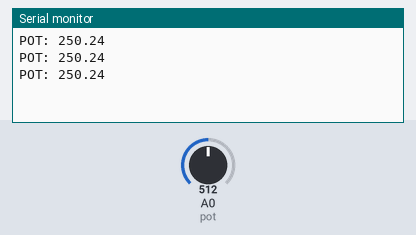
Bench run of a sketch on a simulated Arduino Uno, built with avr-gcc and run on an emulated ATmega328P. Parts: the last lines printed to the serial monitor. The test bench sets the inputs (shaded band); at power-on: A0 (pot) = 512.

Above: at 1.3 s.
1.4 s: A0 (pot) set to 716
At 1.9 s:
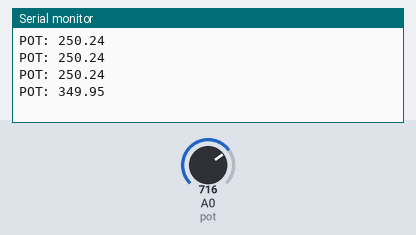
2.9 s: A0 (pot) set to 900
At 3.4 s:
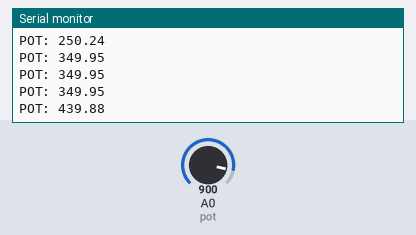
Timing chart, 0 to 5.9 s (numbered marks = the images above; inputs shaded):
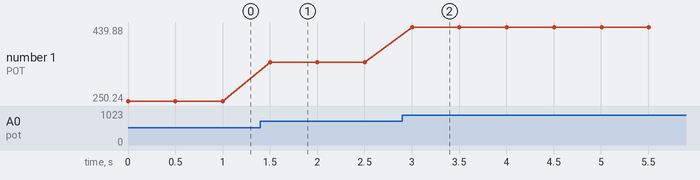

Measured:
- after the input at 1.4 s, the serial monitor: prints a new line after 0.10 s (image 1)
- after the input at 2.9 s, the serial monitor: prints a new line after 0.10 s (image 2)
- plotted number 1: 250.24 → 349.95 after the input at 1.4 s, 349.95 → 439.88 after the input at 2.9 s

The sketch:

pot_analog_in.ino
```cpp
const int pot = A0;

void setup(){
    Serial.begin( 9600 );
}

void loop(){
    float value = analogRead( pot );
    value = ((float)5/1023 ) * value * 100;
    Serial.print( "POT: " );
    Serial.println( value );
    delay( 500 );
}
```
